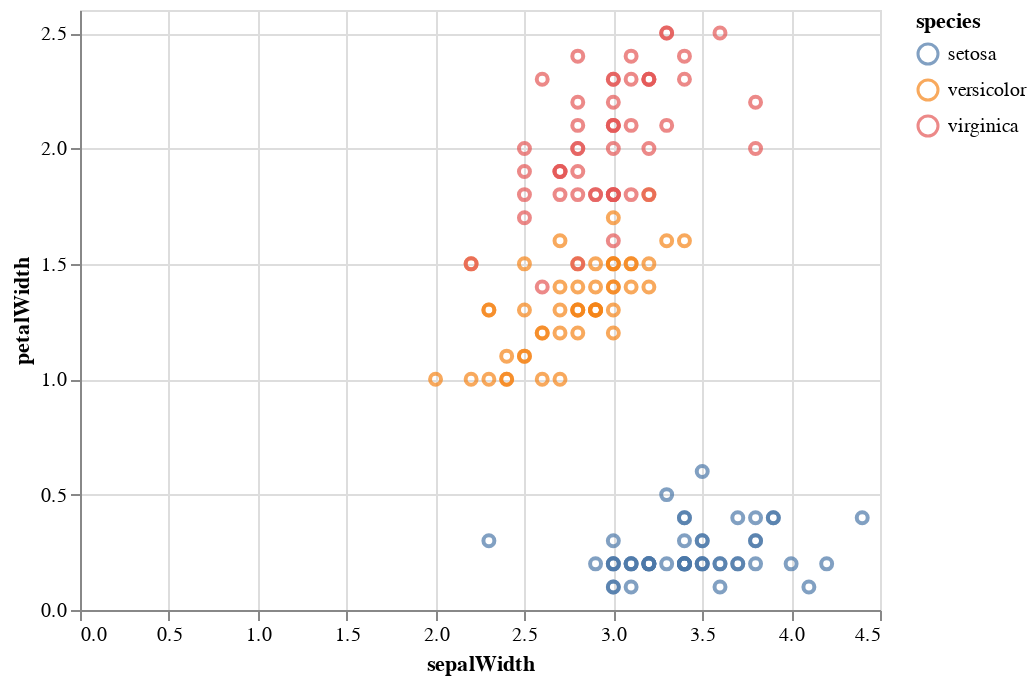

Notebook source saved alongside this figure:
### Code cell
ch = alt.Chart(df).mark_point().encode(
    x='sepalWidth',
    y='petalWidth',
    color='species',
)
ch

### Figure 1 — Vega-Lite specification as saved in the notebook (floating-point values rounded to 4 significant figures; data arrays with more than 128 entries replaced by an {"elided": "..."} marker saying what was removed)
{"config": {"view": {"continuousWidth": 400, "continuousHeight": 300}}, "data": {"name": "data-a264acbd6e539a8b3afc0cb5f240fb57"}, "mark": "point", "encoding": {"color": {"type": "nominal", "field": "species"}, "x": {"type": "quantitative", "field": "sepalWidth"}, "y": {"type": "quantitative", "field": "petalWidth"}}, "$schema": "https://vega.github.io/schema/vega-lite/v4.8.1.json", "datasets": {"data-a264acbd6e539a8b3afc0cb5f240fb57": {"elided": "150 records"}}}
